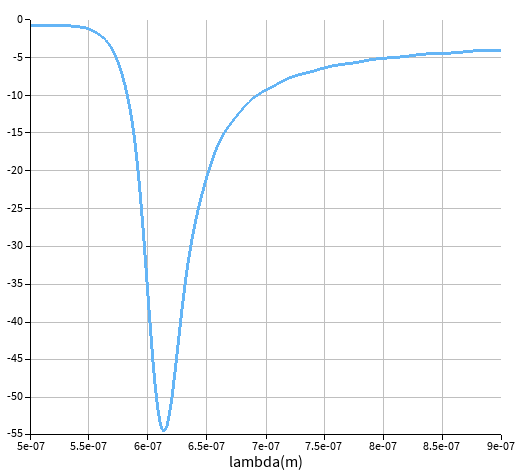
#> input picture thesis_tex/box_x1_T.png, 521 x 475 px; its folder holds only this picture in this run
$ python redraw_figs.py
#> lines starting #> are read from the running program, lines starting #| are printed output that depends on the picture; after the words box and inside, x2 and y2 are one past the last pixel; in counts of white or black regions, pixels touching at a corner belong together
"""Redraws the Lumerical screenshots of the thesis with large, clear axis labels (supervisor's request).
purcell_nm.png: from the original Lumerical data (isi/data/lumerical/G3_rod_axial_gap3_mesh1_spectra.tsv).
box_*_nm.png: the six transmission-box screenshots (box_*_T.png), read back pixel by pixel on their own grid lines
(checked: peaks 54.5 / 16.5 reproduced) and redrawn; wavelength in nm.
usage: python thesis_tex/redraw_figs.py"""
import os
import numpy as np, matplotlib
matplotlib.use('Agg'); import matplotlib.pyplot as plt
from PIL import Image
D = os.path.dirname(os.path.abspath(__file__))
plt.rcParams.update({'font.family': ['Nazli', 'Vazirmatn'], 'font.size': 17, 'axes.linewidth': 1.1, 'xtick.direction': 'in', 'ytick.direction': 'in',
                     'xtick.labelsize': 16, 'ytick.labelsize': 16, 'axes.grid': True, 'grid.color': '#e5e5e5', 'savefig.bbox': 'tight', 'savefig.dpi': 220})
C = '#1f4e9c'


def digitize(path, xv, yv):
#> called with path = 'thesis_tex/box_x1_T.png', xv = array of shape (7,), yv = array of shape (10,)
    a = np.asarray(Image.open(path).convert('RGB')).astype(int); h, w, _ = a.shape; r, g, b = a[..., 0], a[..., 1], a[..., 2]
#> after `h, w, _ = a.shape`: h = 475; w = 521
#> after `r, g, b = (a[..., 0], a[..., 1], a[..., 2])`:
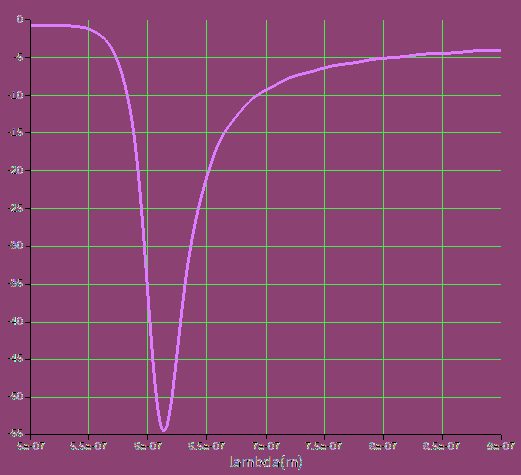
#> r: shape (475, 521) int64; 193 distinct labels, from 0 to 255; one colour per label, 0 black
#> after `r, g, b = (a[..., 0], a[..., 1], a[..., 2])`: g: shape (475, 521) int64; 193 distinct labels, from 0 to 255
#> after `r, g, b = (a[..., 0], a[..., 1], a[..., 2])`: b: shape (475, 521) int64; 193 distinct labels, from 0 to 255
    blue = (b > 200) & (r < 170) & (b - r > 60)
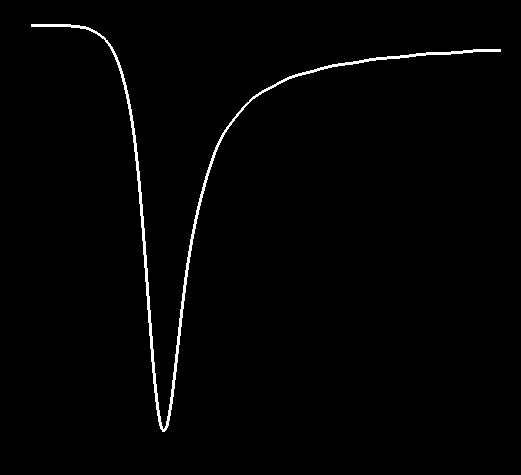
#> blue: shape (475, 521) bool; 1.3% white; 1 white region, box (x1, y1, x2, y2) and area: (31, 24, 501, 432) 3140
    gray = (abs(r - g) < 8) & (abs(g - b) < 8) & (r > 150) & (r < 215)
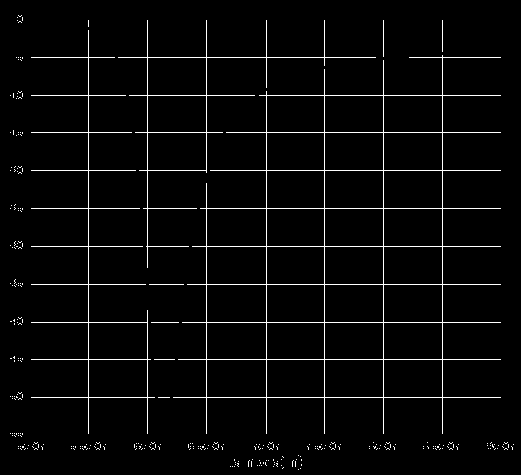
#> gray: shape (475, 521) bool; 3.2% white in thin lines or dots
    cols = np.where(gray.sum(0) > 0.5 * h)[0]; rows = np.where(gray.sum(1) > 0.5 * w)[0]
#> after `cols = np.where(gray.sum(0) > 0.5 * h)[0]`: cols = [88, 147, 206, 266, 324, 383, 442]
#> after `rows = np.where(gray.sum(1) > 0.5 * w)[0]`: rows = [57, 95, 132, 170, 208, 246, 284, 322, 359, 397]
    assert len(cols) == len(xv) and len(rows) == len(yv), (path, len(cols), len(rows))
    fx = np.polyfit(cols, xv, 1); fy = np.polyfit(rows, yv, 1)
#> after `fx = np.polyfit(cols, xv, 1)`: fx = [0.847, 475.3]
#> after `fy = np.polyfit(rows, yv, 1)`: fy = [-0.132, 2.52]
    xs, ys = [], []
    for c in range(w):
        rr = np.where(blue[:, c])[0]
        if len(rr): xs.append(np.polyval(fx, c)); ys.append(np.polyval(fy, rr.mean()))
#> after the loop, xs = 470 values from 501.6 to 899; ys = 470 values, max -0.785 at index 0, min -54.35 at index 132, mean -10.78
    x, y = np.array(xs), np.array(ys); s = (x >= 500) & (x <= 900)
#> after `x, y = (np.array(xs), np.array(ys))`: x = 470 values from 501.6 to 899; y has the same summary as ys
    return x[s], y[s]


X = np.arange(550, 851, 50)
specs = {'x1': np.arange(-5, -51, -5), 'x2': np.arange(50, 4, -5), 'y1': np.arange(-5, -51, -5), 'y2': np.arange(50, 4, -5),
         'z1': np.arange(-2, -17, -2), 'z2': np.arange(16, 1, -2)}
for k, yv in specs.items():
    x, y = digitize(os.path.join(D, f'box_{k}_T.png'), X, yv)
    i = np.argmax(abs(y)); print(f'box_{k}: extreme {y[i]:+.1f} at {x[i]:.0f} nm')
#> after `i = np.argmax(abs(y))`: i = 132
#| box_x1: extreme -54.3 at 613 nm
    fig, ax = plt.subplots(figsize=(5.6, 4.0)); ax.plot(x, y, c=C, lw=2.4); ax.set_xlim(500, 900)
    if y[i] < 0: ax.set_ylim(None, 0.5)
    else: ax.set_ylim(-0.5, None)
    ax.set_xlabel('طول موج (نانومتر)'); ax.set_ylabel('توان عبوری T')
    fig.savefig(os.path.join(D, f'box_{k}_nm.png')); plt.close(fig)
#> after `fig.savefig(os.path.join(D, f'box_{k}_nm.png'))`:
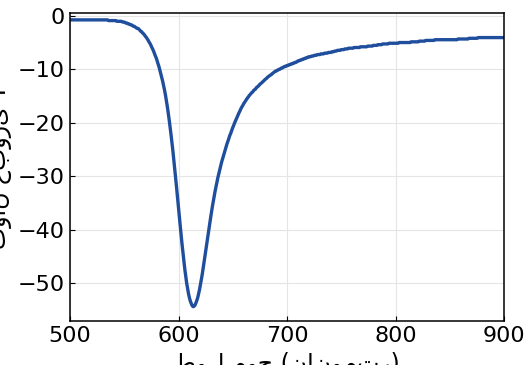
#> figure drawn by matplotlib, 1 panel; curve peaks at x = 501.6, y = -0.785
#> (the run stopped early here; a loop or call above may not have finished)
